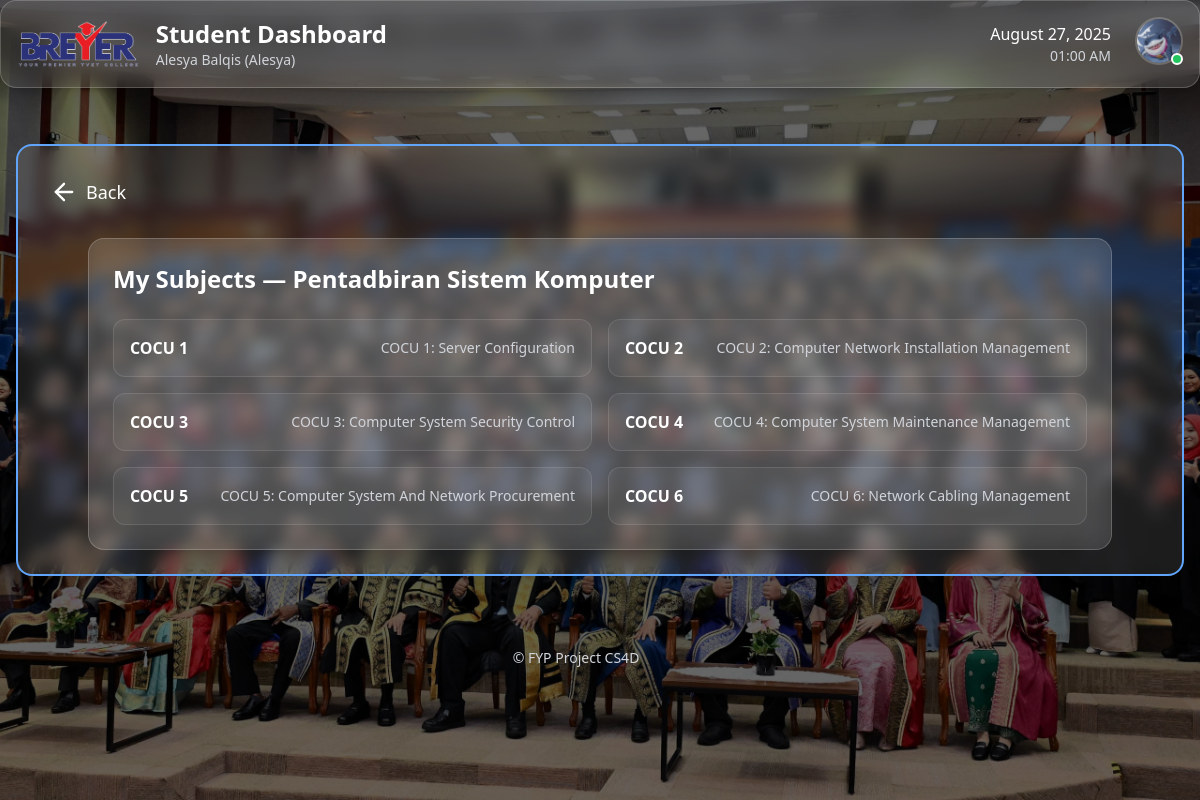
The page /student/subjects/ (signed in) on the database its author committed.
### accounts/models.py (models this page shows, shortened)
class CustomUser(AbstractBaseUser, PermissionsMixin):
    class Role(models.TextChoices):
        STUDENT = 'STUDENT', 'Student'
        LECTURER = 'LECTURER', 'Lecturer'
        ADMIN = 'ADMIN', 'Admin'
    email = models.EmailField(unique=True)
    identity_card_number = models.CharField(
        max_length=20, unique=True, verbose_name="IC/Identity Card No."
    )
    full_name = models.CharField(
        max_length=255, verbose_name="Full Name (as per IC)"
    )
    short_name = models.CharField(
        max_length=64, verbose_name="Short Name", blank=True,
        help_text="E.g. 'Ali', for display in tables/lists"
    )
    role = models.CharField(max_length=20, choices=Role.choices, default=Role.STUDENT)
    phone_number = models.CharField(max_length=20, blank=True, null=True)
    address = models.TextField(blank=True, null=True)
    department = models.ForeignKey(
        Department,
        null=True,
        blank=True,
        on_delete=models.SET_NULL,
        related_name='users'
    )
    profile_picture = models.ImageField(upload_to='profile_pics/', blank=True, null=True)
    is_staff = models.BooleanField(default=False)
    is_active = models.BooleanField(default=True)
    date_joined = models.DateTimeField(default=timezone.now, blank=True, null=True)
    USERNAME_FIELD = 'email'
    REQUIRED_FIELDS = ['identity_card_number', 'full_name', 'short_name']
    objects = CustomUserManager()
    def get_full_name(self):
        return self.full_name
    def get_short_name(self):
        return self.short_name or (self.full_name.split(' ')[0] if self.full_name else self.email)

### core/models.py (models this page shows, shortened)
class ClassGroup(models.Model):
    name = models.CharField(max_length=32)
    department = models.ForeignKey(Department, on_delete=models.CASCADE, related_name='classgroups')
    course = models.ForeignKey(Course, on_delete=models.CASCADE, related_name='classgroups')
    year = models.PositiveIntegerField(default=timezone.now().year)
    classroom = models.CharField(max_length=64, blank=True, null=True)
    lecturers = models.ManyToManyField('Lecturer', related_name='classgroups', blank=True)

class Course(models.Model):
    name = models.CharField(max_length=255)
    code = models.CharField(max_length=50, unique=True)
    department = models.ForeignKey(Department, on_delete=models.CASCADE, related_name='courses')
    description = models.TextField(blank=True)

class Subject(models.Model):
    course = models.ForeignKey(Course, on_delete=models.CASCADE, related_name='subjects')
    name = models.CharField(max_length=128)
    code = models.CharField(max_length=32)
    description = models.TextField(blank=True)

### accounts/decorators.py (the view)
        @login_required
        def _wrapped_view(request, *args, **kwargs):
            if request.user.role != role:
                return HttpResponseForbidden("You are not authorized to view this page.")
            return view_func(request, *args, **kwargs)

### student/views.py (called while the page is built)
@role_required(CustomUser.Role.STUDENT)
def subjects_list(request):
    me = get_object_or_404(Student, user=request.user)
    class_group = me.class_group
    subjects = []
    subj_to_lects = {}
    if class_group and class_group.course_id:
        subjects = (
            class_group.course.subjects
            .all()
            .select_related("course")
            .order_by("code")
        )
        for s in subjects:
            subj_to_lects[s.id] = list(s.lecturers.select_related("user").all())
    return render(request, "student/subjects_list.html", {
        "me": me,
        "class_group": class_group,
        "subjects": subjects,
        "subj_to_lects": subj_to_lects,
    })

### student/templates/student/subjects_list.html (shortened to what this page needs)
{% extends "student/base_student.html" %}
{% block content_inner %}
<div class="max-w-5xl mx-auto bg-white/10 backdrop-blur-md rounded-2xl p-6 border border-white/20">
  <h2 class="text-2xl font-semibold text-white mb-6">My Subjects — {{ class_group.course.name }}</h2>
  <div class="grid grid-cols-1 md:grid-cols-2 gap-4">
    {% for s in subjects %}
      <div class="p-4 rounded-xl bg-white/5 border border-white/10">
        <div class="flex items-center justify-between">
          <div class="text-white font-semibold">{{ s.code }}</div>
          <div class="text-gray-300 text-sm">{{ s.name }}</div>
        </div>
      </div>
    {% empty %}
      <p class="text-gray-400">No subjects found.</p>
    {% endfor %}
  </div>
</div>
{% endblock %}

### templates/partials/_topbar.html (shortened to what this page needs)
{% load static %}
{% block content %}
<div class="relative z-[9999] bg-white/10 dark:bg-white/5 backdrop-blur-md rounded-2xl p-4 border border-white/20 dark:border-white/10 shadow-xl mb-8">
  <div class="flex justify-between items-center">
    <div class="flex items-center space-x-4">
      <img src="{% static 'images/breyer.jpg' %}" alt="Breyer Logo" class="h-12 w-auto">
      <div>
        <a href="{% url 'dashboard:main_dashboard' %}" class="text-2xl font-bold text-white hover:text-blue-400 transition">
          {% if request.user.role == 'ADMIN' %}
            Admin Dashboard
          {% elif request.user.role == 'LECTURER' %}
            Lecturer Dashboard
          {% elif request.user.role == 'STUDENT' %}
            Student Dashboard
          {% else %}
            Dashboard
          {% endif %}
        </a>
        <p class="text-gray-300 text-sm">
          {% with full=request.user.get_full_name|default_if_none:'' short=request.user.get_short_name|default_if_none:'' email=request.user.email %}
            {% if full %}
              {{ full }}{% if short and short != full %} ({{ short }}){% endif %}
            {% else %}
              {% if short %}
                {{ short }}
              {% else %}
                {{ email }}
              {% endif %}
            {% endif %}
          {% endwith %}
        </p>
      </div>
    </div>
    <div class="flex items-center space-x-6">
      <div class="text-right">
        <p class="text-white font-medium" id="current-date"></p>
        <p class="text-gray-300 text-sm" id="current-time"></p>
      </div>
      <div class="relative z-[99999]">
        <button id="profile-btn" onclick="toggleProfileMenu(event)" class="relative group focus:outline-none">
          {% if request.user.profile_picture %}
            <img src="{{ request.user.profile_picture.url }}" alt="Profile Picture"
                 class="w-12 h-12 rounded-full object-cover border-2 border-white/20 group-hover:border-blue-400 transition-colors">
          {% endif %}
          <div class="absolute bottom-0 right-0 w-3 h-3 bg-green-500 rounded-full border-2 border-white"></div>
        </button>
      </div>
    </div>
  </div>
</div>
{% endblock %}

### rows shown on the page
CustomUser: full_name "Alesya Balqis", short_name "Alesya", user.profile_picture (picture)
ClassGroup: course.name "Pentadbiran Sistem Komputer"
Subject: code "COCU 1", name "COCU 1: Server Configuration"
Subject: code "COCU 2", name "COCU 2: Computer Network Installation Management"
Subject: code "COCU 3", name "COCU 3: Computer System Security Control"
Subject: code "COCU 4", name "COCU 4: Computer System Maintenance Management"
Subject: code "COCU 5", name "COCU 5: Computer System And Network Procurement"
Subject: code "COCU 6", name "COCU 6: Network Cabling Management"
